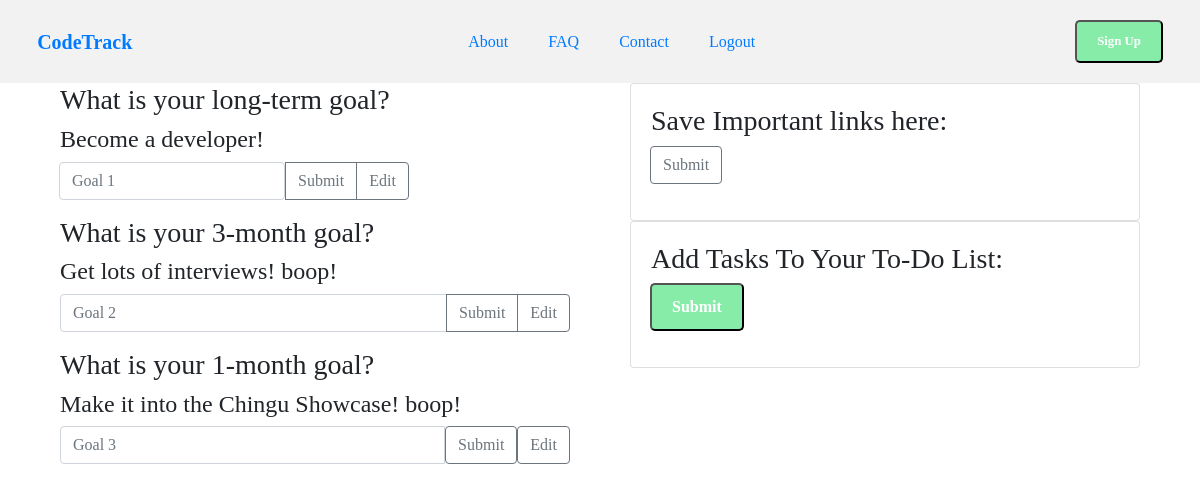
The app's page /myTrack (signed in), older data.
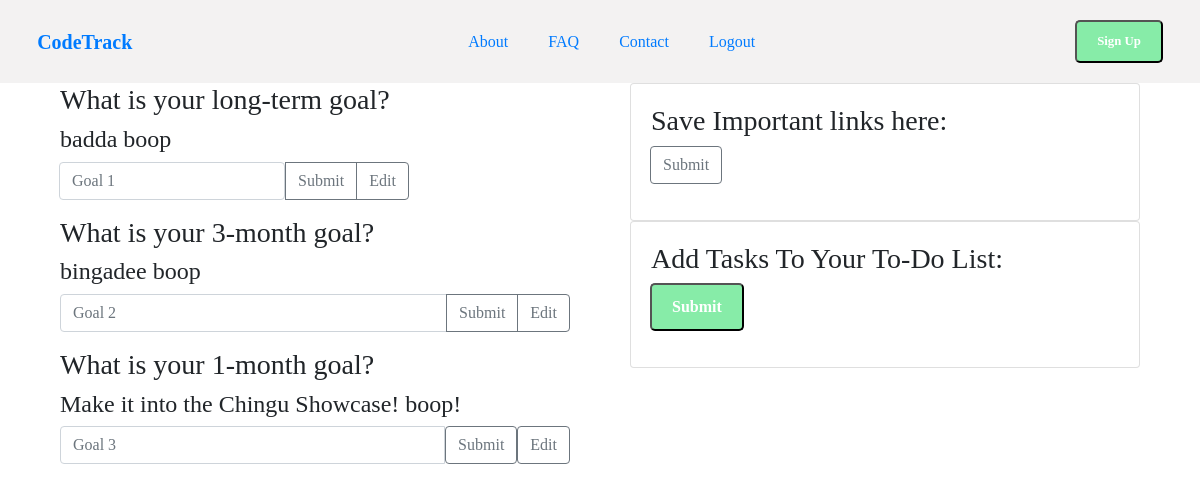
The same page, newer data.
### metrics/models.py (models this page shows)
class GoalOne(models.Model):
    text = models.CharField(max_length=40, default="Goal #1")
    user = models.ForeignKey(MyUser, on_delete = models.CASCADE,  related_name='+')
    def __str__(self):
        return self.text

class GoalTwo(models.Model):
    text = models.CharField(max_length=40, default="Goal #2")
    user = models.ForeignKey(MyUser, on_delete = models.CASCADE,  related_name='+')
    def __str__(self):
        return self.text

class GoalThree(models.Model):
    text = models.CharField(max_length=40, default="Goal #3")
    user = models.ForeignKey(MyUser, on_delete = models.CASCADE,  related_name='+')
    def __str__(self):
        return self.text

### metrics/views.py (the view)
# urls.py: path('myTrack', views.load_myTrack, name='myTrack'),
def load_myTrack(request):
    form1 = GoalONEForm(request.POST)
    form2 = GoalTWOForm(request.POST)
    form3 = GoalTHREEForm(request.POST)
    try:
        user_id = request.user
        longtermgoal = GoalOne.objects.filter(user=user_id).first()
        threemonthgoal=GoalTwo.objects.filter(user=user_id).first()
        shorttermgoal = GoalThree.objects.filter(user=user_id).first()
        if longtermgoal == None:
            longtermgoal = "No long term goal is set."
        if threemonthgoal == None:
            threemonthgoal = "No three month goal is set."
        if shorttermgoal == None:
            shorttermgoal = "No short term goal is set."
        return render(request, 'metrics/mytrack.html', {'form1': form1,'form2': form2, 'form3': form3, 'longtermgoal': longtermgoal, 'threemonthgoal': threemonthgoal, 'shorttermgoal': shorttermgoal})
    except:
        return render(request, 'metrics/mytrack.html', {'form1': form1, 'form2': form2, 'form3': form3})

### metrics/forms.py
class GoalONEForm(forms.Form):
    text = forms.CharField(max_length=40,
    widget=forms.TextInput(
        attrs={
            'id': 'goal_1_input',
            'class':'form-control',
            'placeholder': 'Goal 1',
            'aria-label': ' set a new Goal 1.',
            'aria-describedby': 'add_goal1_btn'
            }))
    class Meta:
        model = GoalOne
        fields =['text', 'user']

class GoalTWOForm(forms.Form):
    text = forms.CharField(max_length=40,
    widget=forms.TextInput(
        attrs={
            'id': 'goal_2_input',
            'class': 'form-control',
            'placeholder': 'Goal 2',
            'aria-label': 'Set a new goal 2. ',
            'aria-describedby': 'button-addon4'
            }))
    class Meta:
        model = GoalTwo
        fields =['text', 'user']

### metrics/templates/metrics/mytrack.html (shortened to what this page needs)
<!DOCTYPE html>
{% load static %}
<html lang="en">
  <head>
    <link
      rel="stylesheet"
      href="https://stackpath.bootstrapcdn.com/bootstrap/4.4.1/css/bootstrap.min.css"
    />
    <link rel=stylesheet href="{% static 'css/style.css' %}" />
  </head>
  <body>
    <nav>
       <a class="navbar-brand logo" href="/"><strong><span class="logo-one">Code</span><span class="logo-two">Track</span></strong></a>
      <div class="menu">
        <div class="menu_items"><a href="/">About</a></div>
        <div class="menu_items"><a href="#">FAQ</a></div>
        <div class="menu_items"><a href="#">Contact</a></div>
        <div class="menu_items"><a href="{% url 'logout' %}">Logout</a></div>
      </div>
      <button class="btn_one">Sign Up</button>
    </nav>
    <main class="container">
      <div class="myTrack">
        <div class="row">
          <div class="col-md">
            <section class="container goals">
                <h3>What is your long-term goal?</h3>
                <div class="form-group">
                     <h4 id='longtermgoal'>
                         {{ longtermgoal }}
                         </h4>
                     <form action="{% url 'add_GoalOne' %}" method="POST" role="form1">
                        <div class="input-group">
                        <div class="input-group-append">
                             {{ form1.text }}
                            <button type="submit" class="btn btn-outline-secondary" id="add_goal1_btn">Submit</button>
                            <button type="button" class="btn btn-outline-secondary" id="goal1_edit">Edit</button>
                        </div>
                        </div>
                     </form>
                    </div>
                <h3>What is your 3-month goal?</h3>
                <div class="form-group">
                    <h4 id="threemonthgoal">
                     {{ threemonthgoal }}
                     </h4>
                    <form action="{% url 'add_GoalTwo' %}" method="POST" role="form2">
                            <div class="input-group">
                                {{ form2.text }}
                              <div class="input-group-append">
                              <button type="submit" class="btn btn-outline-secondary" id="add_goal2_btn">Submit</button>
                              <button type="button" class="btn btn-outline-secondary" id="goal2_edit">Edit</button>
                              </div>
                             </div>
                        </form>
                </div>
                <h3>What is your 1-month goal?</h3>
                <h4 id="shorttermgoal">
                 {{ shorttermgoal }}
                </h4>
                <div class="form-group">
                      <form action="{% url 'add_GoalThree' %}" method="POST" role="form3">
                            <div class="input-group">
                                {{ form3.text }}
                              <button type="submit" class="btn btn-outline-secondary" id="add_goal3_btn">Submit</button>
                              <button type="button" class="btn btn-outline-secondary" id="goal3_edit">Edit</button>
                             </div>
                        </form>
                </div>
            </section>
          </div>
          <br />
          <section/section class="col-md">
          <section class="container links">
            <div class="card card-body">
                <h3>Save Important links here:</h3>
                <div class="form-group">
                 <form action="{% url 'add_Bookmark' %}" method="POST" role="form4">
                    <div class="input_form_column">
                     <div class="input-group-append" id="button-addon4">
                     <button  class="btn btn-outline-secondary" id="add-btn">Submit</button>
                     </div>
                    </div>
                 </form>
           </div>
            </div>
          </section>
          <section class="container links">
            <div class="card card-body">
                <h3>Add Tasks To Your To-Do List:</h3>
                <div class="form-group">
                <form action="{% url 'addGoal' %}" method="POST" role="form">
                    <div class="input_form">
                    <div class="input-group-append" id="button-addon4">
                    <button id="add-btn">Submit</button>
                    </div>
                    </div>
                </form>
                </div>
                </div>
            </div>
        </div>
    </main>
  </body>
</html>

### static/css/style.css (style rules this page uses)
* { margin: 0; padding: 0; box-sizing: border-box; }
a { text-decoration: none; }
body { font-family: Avenir; font-size: 16px; }
button { background-color: #87ECA8; border-radius: 5px; color: #FFFFFF; font-size: 1em; font-weight: bold; padding: 10px 20px; }
.btn_one { font-size: .8em; }
.menu_items { padding: 0 20px; }
.menu { display: flex; text-align: center; padding: 0 300px; }
nav { background-color: #F3F2F2; display: flex; justify-content: center; align-items: center; padding: 20px 0; }

Row changes from the older to the newer data that the page shows:
changed GoalOne: text "Become a developer!" → "badda boop"
changed GoalTwo: text "Get lots of interviews! boop!" → "bingadee boop"
